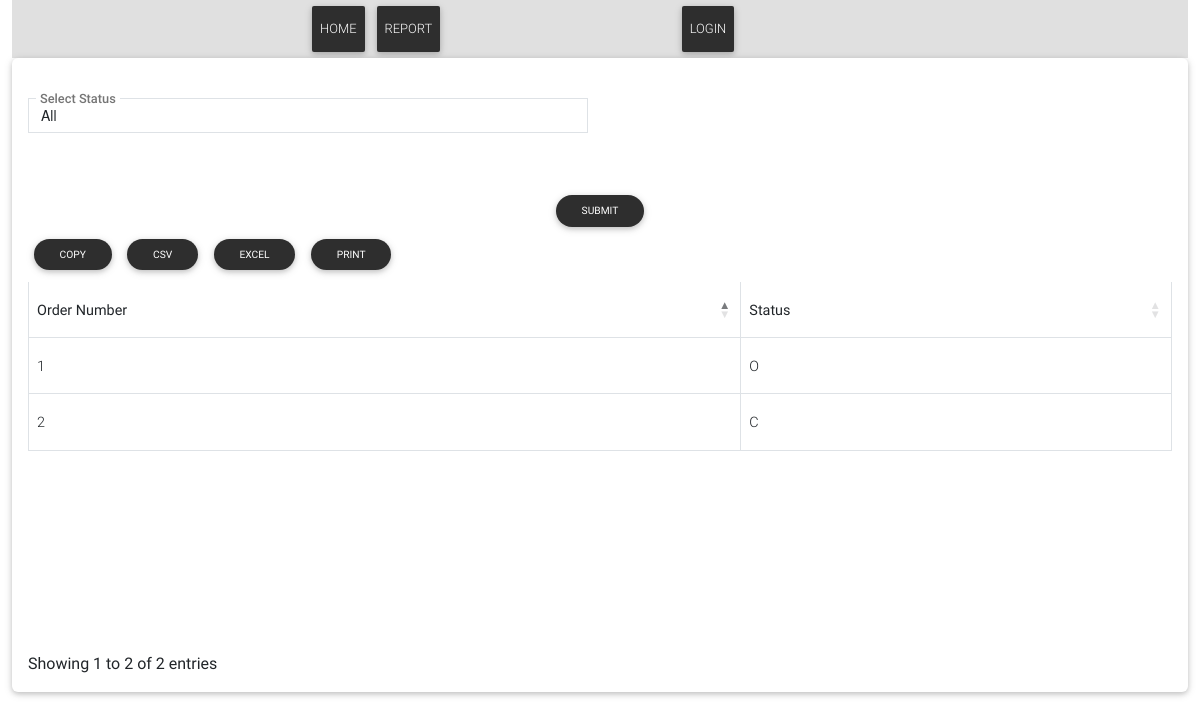
Page /report/Sales/sales_order_status_filter/ on the committed database.
### Sales/models.py (models this page shows, shortened)
class SalesOrderInfo(models.Model):
    Status_CHOICES = [
        ('O', 'Open'),
        ('H', 'Hold'),
        ('C', 'Close'),
        ('F', 'Canceled')
    ]
    status = models.CharField(max_length=1, choices=Status_CHOICES,default='O')
    docNo = models.PositiveIntegerField(default=1, unique=True)
    customerName = models.ForeignKey(BusinessPartner, on_delete=models.CASCADE, null=True, default=None)
    address = models.CharField(max_length=250,blank=True)
    created = models.DateField(default=timezone.now)
    totalAmount = models.DecimalField(max_digits=10, decimal_places=4, null=True, blank=True,default=0)
    totalQty = models.DecimalField(max_digits=10, decimal_places=4, null=True, blank=True, default=0)
    sales_employee = models.ForeignKey(SalesEmployee, on_delete=models.CASCADE, default=1)  # Set the default to an existing SalesEmployee or a specific ID
    owner = models.ForeignKey(User, on_delete=models.CASCADE, null=True, blank=True)
    class Meta:
        verbose_name = 'Sales Order'
        verbose_name_plural = 'Sales Order'

### Report/salesorderviews.py (the view)
# urls.py: path('Sales/sales_order_status_filter/', salesorderviews.sales_order_status_filter, name='sales_order_status_filter'),
def sales_order_status_filter(request):
    if request.method == 'POST':
        form = SalesOrderStatusFilterForm(request.POST)
        if form.is_valid():
            status = form.cleaned_data['status']
            if status:
                filtered_orders = SalesOrderInfo.objects.filter(status=status)
            else:
                filtered_orders = SalesOrderInfo.objects.all()
        else:
            filtered_orders = SalesOrderInfo.objects.all()
    else:
        form = SalesOrderStatusFilterForm()
        filtered_orders = SalesOrderInfo.objects.all()
    return render(request, 'sales/sales_order_status_filter.html', {'form': form, 'filtered_orders': filtered_orders})

### Report/forms.py
class SalesOrderStatusFilterForm(forms.Form):
    STATUS_CHOICES = [
        ('', 'All'),  # Include an option to select all statuses
        ('O', 'Open'),
        ('H', 'Hold'),
        ('C', 'Close'),
        ('F', 'Canceled'),
    ]
    status = forms.ChoiceField(choices=STATUS_CHOICES, required=False, label='Select Status')
    def __init__(self, *args, **kwargs):
        super(SalesOrderStatusFilterForm, self).__init__(*args, **kwargs)
        for field_name, field in self.fields.items():
            field.widget.attrs.update({
                'class': 'form-control form-control-sm',
                'id': f"{field_name}",
            })

### Report/templates/sales/sales_order_status_filter.html
{% extends 'basereport.html' %}
{% load static %}
{% block content %}
<section class="section card mb-5">
    <div class="card-body">
{% include '../form.html'%}
{% if filtered_orders %}
    <table id="itemsTable" class="table table-bordered">
        <thead>
            <tr>
                <th>Order Number</th>
                <th>Status</th>
            </tr>
        </thead>
        <tbody>
            {% for order in filtered_orders %}
            <tr>
                <td>{{ order.docNo }}</td>
                <td>{{ order.status }}</td>
            </tr>
            {% empty %}
            <tr>
                <td colspan="2">No matching orders found.</td>
            </tr>
            {% endfor %}
        </tbody>
    </table>
    {% endif %}
    {% endblock %}

### templates/basereport.html (style rules this page uses)
select { display: initial !important; }

### rows in the picture
SalesOrderInfo: docNo "1", status "O"
SalesOrderInfo: docNo "2", status "C"

### other values in the picture
{{ field.label }} "Select Status"
